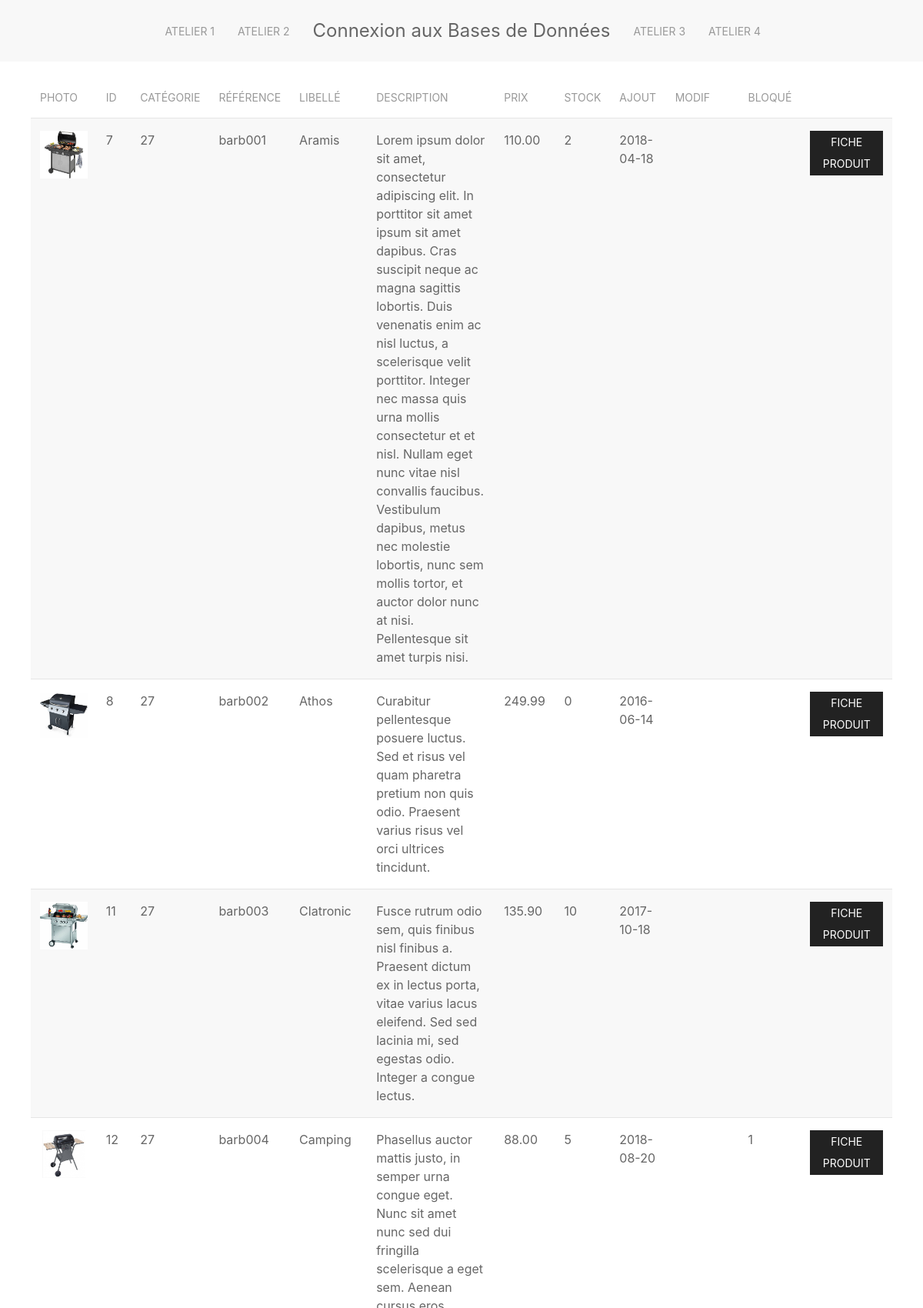
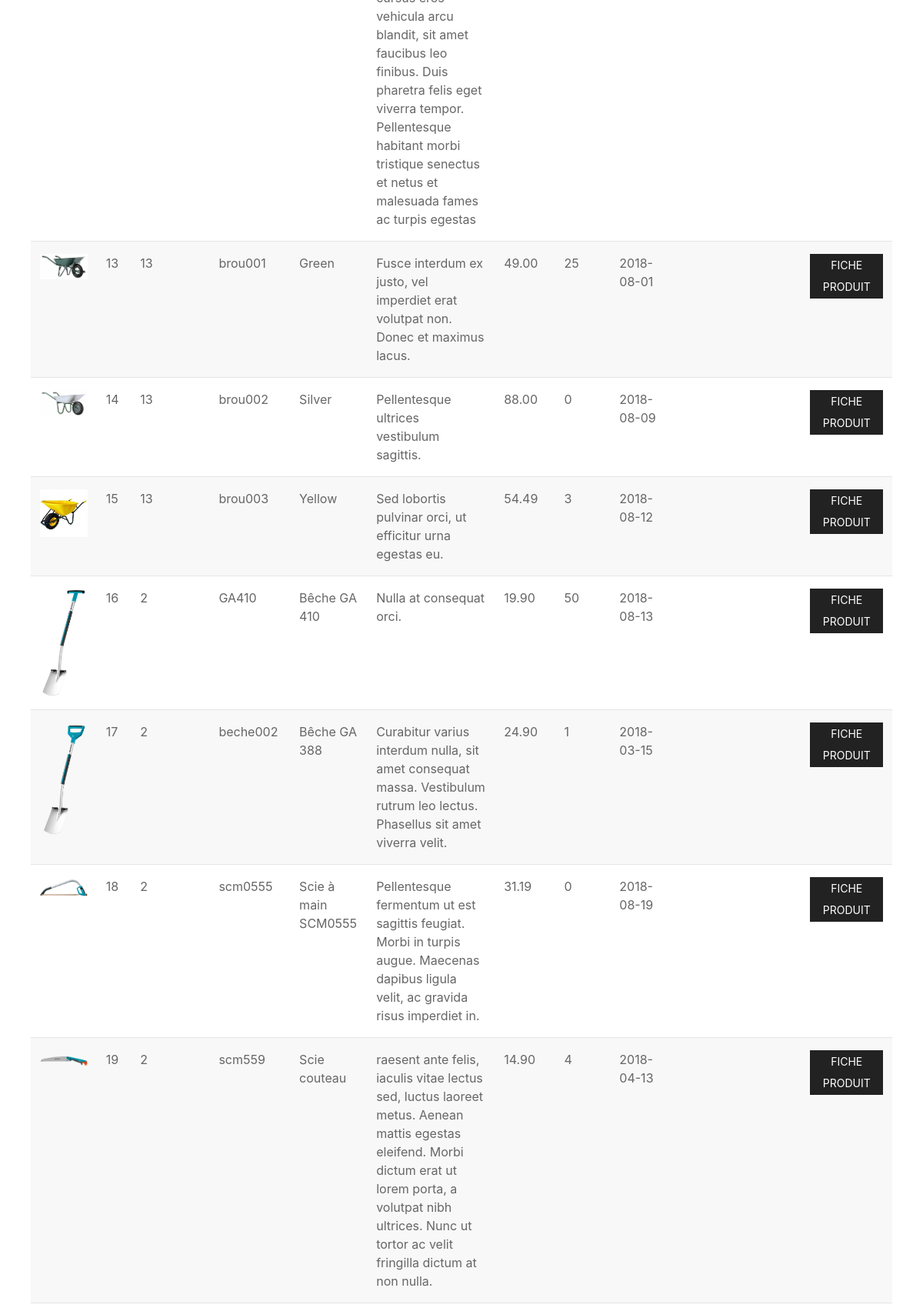
Page /view/allProduct.php (upper part) on the committed database (2 pictures, top to bottom).
### tables this page shows
CREATE TABLE IF NOT EXISTS `produits` (
  `pro_id` int(10) UNSIGNED NOT NULL AUTO_INCREMENT COMMENT 'Clé de la table produits',
  `pro_cat_id` int(10) UNSIGNED NOT NULL COMMENT 'Catégorie du produit',
  `pro_ref` varchar(10) NOT NULL COMMENT 'Référence produit',
  `pro_libelle` varchar(200) NOT NULL COMMENT 'Nom du produit',
  `pro_description` varchar(1000) DEFAULT NULL COMMENT 'Description du produit',
  `pro_prix` decimal(6,2) UNSIGNED NOT NULL COMMENT 'Prix ',
  `pro_stock` int(11) NOT NULL DEFAULT '0' COMMENT 'Nombre d''unités en stock',
  `pro_couleur` varchar(30) DEFAULT NULL COMMENT 'Couleur',
  `pro_photo` varchar(4) DEFAULT 'jpg' COMMENT 'Extension de la photo',
  `pro_d_ajout` date NOT NULL COMMENT 'Date d''ajout',
  `pro_d_modif` datetime DEFAULT NULL COMMENT 'Date de modification',
  `pro_bloque` tinyint(1) DEFAULT NULL COMMENT 'Bloquer le produit à la vente',
  PRIMARY KEY (`pro_id`),
  UNIQUE KEY `idx_pro_ref` (`pro_ref`),
  KEY `fk_produits_cat_id` (`pro_cat_id`)
);

### controler/allProductControler.php (called while the page is built, shortened)
<?php
try {
    $db = new PDO('mysql:host=localhost;charset=utf8;dbname=jarditou', 'root', '');
} catch (Exception $e) {
    echo 'erreur : ' . $e->getMessage() . '<br>';
    echo 'N° : ' . $e->getCode();
    die('fin du script');
}
$query = 'SELECT * FROM `produits`';
$result = $db->query($query);
$allProduct = $result->fetchAll(PDO::FETCH_OBJ);
?>

### view/allProduct.php (the view)
<?php
include 'header.php';
include '../controler/allProductControler.php';
?>
<div class="uk-container">
    <table class="uk-table uk-table-striped">
        <thead>
            <th>Photo</th>
            <th>Id</th>
            <th>Catégorie</th>
            <th>Référence</th>
            <th>Libellé</th>
            <th>Description</th>
            <th>Prix</th>
            <th>Stock</th>
            <th>Ajout</th>
            <th>Modif</th>
            <th>Bloqué</th>
        </thead>
        <tbody>
            <?php
            foreach ($allProduct as $element) {
                ?>
            <tr>
                <td>
                    <img src="../assets/img/<?= $element->pro_id . '.' . $element->pro_photo ?>" alt="Photo d'illustration" title="Photo de <?= $element->pro_libelle ?>">
                </td>
                <td><?= $element->pro_id ?></td>
                <td><?= $element->pro_cat_id ?></td>
                <td><?= $element->pro_ref ?></td>
                <td><?= $element->pro_libelle ?></td>
                <td><?= $element->pro_description ?></td>
                <td><?= $element->pro_prix ?></td>
                <td><?= $element->pro_stock ?></td>
                <td><?= $element->pro_d_ajout ?></td>
                <td><?= $element->pro_d_modif ?></td>
                <td><?= $element->pro_bloque ?></td>
                <td><a href="produit.php?id=<?= $element->pro_id ?>" title="Lien vers la fiche produit" class="uk-button uk-button-secondary uk-button-small">Fiche Produit</a>
                </td>
            </tr>
            <?php
        }
        ?>
        </tbody>
    </table>
</div>
<?php
include 'footer.php';
?>

### view/header.php (shortened to what this page needs)
<!DOCTYPE html>
<html lang=fr>
<head>
    <link rel="stylesheet" href="../assets/css/uikit.min.css">
    <link rel="stylesheet" href="//cdnjs.cloudflare.com/ajax/libs/highlight.js/9.15.6/styles/monokai.min.css">
    <link rel="stylesheet" href="../assets/css/style.css">
</head>
<body>
    <nav class="uk-navbar-container uk-margin" uk-navbar>
        <div class="uk-navbar-center">
            <div class="uk-navbar-center-left">
                <div>
                    <ul class="uk-navbar-nav">
                        <li>
                            <a href="atelier1.php">Atelier 1</a>
                        </li>
                        <li>
                            <a href="atelier2.php">Atelier 2</a>
                        </li>
                    </ul>
                </div>
            </div>
            <a class="uk-navbar-item uk-logo" href="#">Connexion aux Bases de Données</a>
            <div class="uk-navbar-center-right">
                <div>
                    <ul class="uk-navbar-nav">
                        <li>
                            <a href="atelier3.php">Atelier 3</a>
                        </li>
                        <li>
                            <a href="atelier4.php">Atelier 4</a>
                        </li>
                    </ul>
                </div>
            </div>
        </div>
    </nav>

### view/footer.php (shortened to what this page needs)
</body>
</html>

### rows in the picture
produits: shows a picture, pro_id "7", pro_cat "27", pro_ref "barb001", pro_libelle "Aramis", pro_description "Lorem ipsum dolor sit amet, consectetur adipiscing elit. In porttitor sit amet ipsum sit amet dapibus. Cras suscipit neque ac magna sagittis lobortis. Duis venenatis enim ac nisl luctus, a scelerisque velit porttitor. Integer nec massa quis urna mollis consectetur et et nisl. Nullam eget nunc vitae nisl convallis faucibus. Vestibulum dapibus, metus nec molestie lobortis, nunc sem mollis tortor, et auctor dolor nunc at nisi. Pellentesque sit amet turpis nisi.", pro_prix "110.00", pro_stock "2", pro_d_ajout "2018-04-18"
produits: shows a picture, pro_id "8", pro_cat "27", pro_ref "barb002", pro_libelle "Athos", pro_description "Curabitur pellentesque posuere luctus. Sed et risus vel quam pharetra pretium non quis odio. Praesent varius risus vel orci ultrices tincidunt.", pro_prix "249.99", pro_stock "0", pro_d_ajout "2016-06-14"
produits: shows a picture, pro_id "11", pro_cat "27", pro_ref "barb003", pro_libelle "Clatronic", pro_description "Fusce rutrum odio sem, quis finibus nisl finibus a. Praesent dictum ex in lectus porta, vitae varius lacus eleifend. Sed sed lacinia mi, sed egestas odio. Integer a congue lectus.", pro_prix "135.90", pro_stock "10", pro_d_ajout "2017-10-18"
produits: shows a picture, pro_id "12", pro_cat "27", pro_ref "barb004", pro_libelle "Camping", pro_description "Phasellus auctor mattis justo, in semper urna congue eget. Nunc sit amet nunc sed dui fringilla scelerisque a eget sem. Aenean cursus eros vehicula arcu blandit, sit amet faucibus leo finibus. Duis pharetra felis eget viverra tempor. Pellentesque habitant morbi tristique senectus et netus et malesuada fames ac turpis egestas", pro_prix "88.00", pro_stock "5", pro_d_ajout "2018-08-20", pro_bloque "1"
produits: shows a picture, pro_id "13", pro_cat "13", pro_ref "brou001", pro_libelle "Green", pro_description "Fusce interdum ex justo, vel imperdiet erat volutpat non. Donec et maximus lacus.", pro_prix "49.00", pro_stock "25", pro_d_ajout "2018-08-01"
produits: shows a picture, pro_id "14", pro_cat "13", pro_ref "brou002", pro_libelle "Silver", pro_description "Pellentesque ultrices vestibulum sagittis.", pro_prix "88.00", pro_stock "0", pro_d_ajout "2018-08-09"
produits: shows a picture, pro_id "15", pro_cat "13", pro_ref "brou003", pro_libelle "Yellow", pro_description "Sed lobortis pulvinar orci, ut efficitur urna egestas eu.", pro_prix "54.49", pro_stock "3", pro_d_ajout "2018-08-12"
produits: shows a picture, pro_id "16", pro_cat "2", pro_ref "GA410", pro_libelle "Bêche GA 410", pro_description "Nulla at consequat orci.", pro_prix "19.90", pro_stock "50", pro_d_ajout "2018-08-13"
produits: shows a picture, pro_id "17", pro_cat "2", pro_ref "beche002", pro_libelle "Bêche GA 388", pro_description "Curabitur varius interdum nulla, sit amet consequat massa. Vestibulum rutrum leo lectus. Phasellus sit amet viverra velit.", pro_prix "24.90", pro_stock "1", pro_d_ajout "2018-03-15"
produits: shows a picture, pro_id "18", pro_cat "2", pro_ref "scm0555", pro_libelle "Scie à main SCM0555", pro_description "Pellentesque fermentum ut est sagittis feugiat. Morbi in turpis augue. Maecenas dapibus ligula velit, ac gravida risus imperdiet in.", pro_prix "31.19", pro_stock "0", pro_d_ajout "2018-08-19"
produits: shows a picture, pro_id "19", pro_cat "2", pro_ref "scm559", pro_libelle "Scie couteau", pro_description "raesent ante felis, iaculis vitae lectus sed, luctus laoreet metus. Aenean mattis egestas eleifend. Morbi dictum erat ut lorem porta, a volutpat nibh ultrices. Nunc ut tortor ac velit fringilla dictum at non nulla.", pro_prix "14.90", pro_stock "4", pro_d_ajout "2018-04-13"
